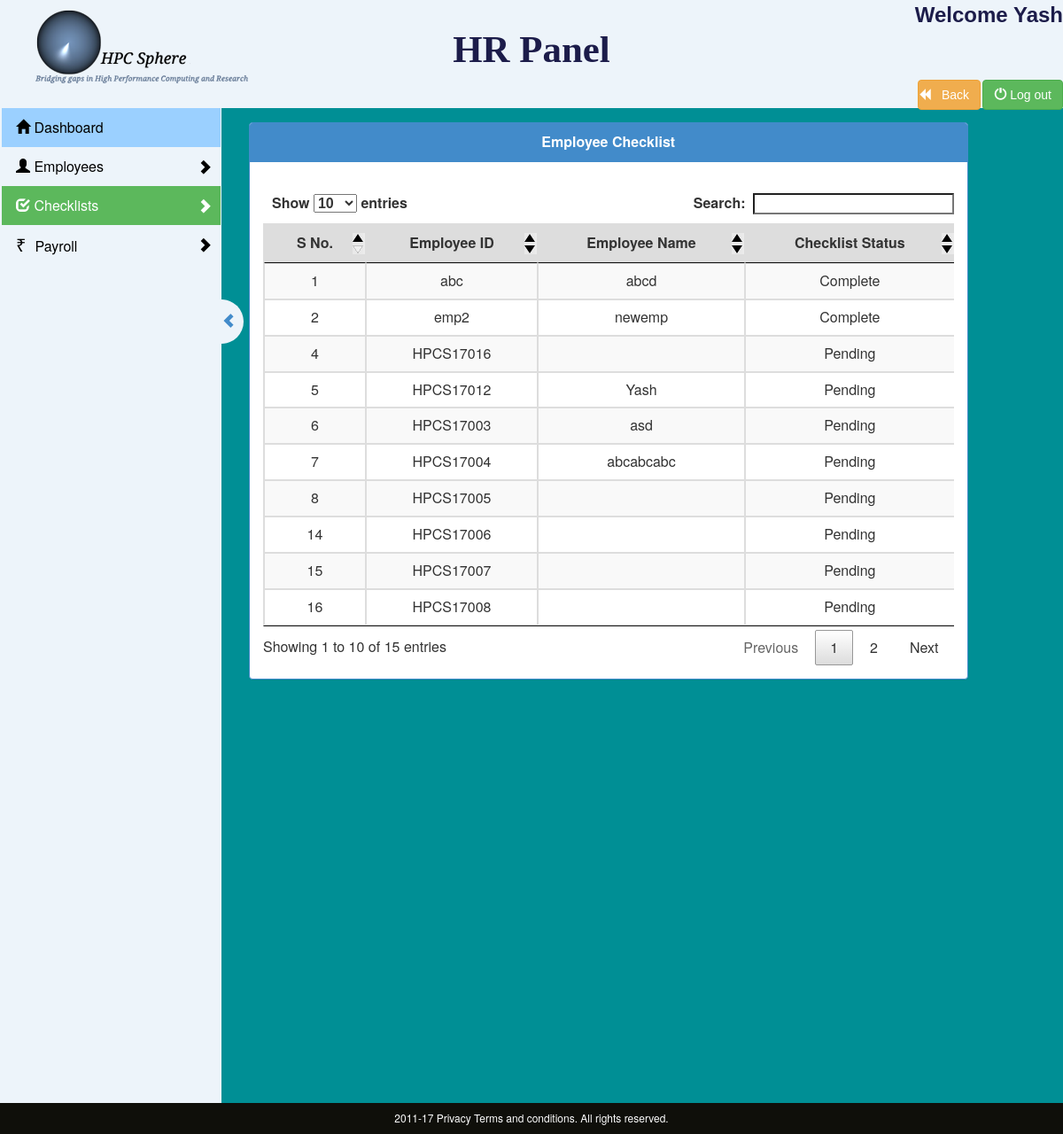
The app's page /php/checklist.php (signed in) with its own data.
### tables this page shows
CREATE TABLE `checklist` (
  `serialNo` int(100) NOT NULL,
  `EmployeeID` varchar(100) NOT NULL,
  `name` varchar(100) NOT NULL,
  `hpcs_email_ID` varchar(100) NOT NULL DEFAULT '0',
  `prepare_laptop` varchar(100) NOT NULL DEFAULT '0',
  `email_social` varchar(100) NOT NULL DEFAULT '0',
  `email_instructions` varchar(100) NOT NULL DEFAULT '0',
  `email_mlq4` varchar(100) NOT NULL DEFAULT '0',
  `email_teamsID` varchar(100) NOT NULL DEFAULT '0',
  `email_joiningProcess` varchar(100) NOT NULL DEFAULT '0',
  `GoogleDriveAccount` varchar(100) NOT NULL DEFAULT '0',
  `FillDetailsSheet` varchar(100) NOT NULL DEFAULT '0',
  `collectDocs` varchar(100) NOT NULL DEFAULT '0',
  `initialVerification` varchar(100) NOT NULL DEFAULT '0',
  `handOriginals` varchar(100) NOT NULL DEFAULT '0',
  `giveLaptop` varchar(100) NOT NULL DEFAULT '0',
  `giveNotebookPen` varchar(100) NOT NULL DEFAULT '0',
  `greetingCard` varchar(100) NOT NULL DEFAULT '0',
  `trainingSchedule` varchar(100) NOT NULL DEFAULT '0',
  `welcomeMeeting` varchar(100) NOT NULL DEFAULT '0',
  `welcomeEmail` varchar(100) NOT NULL DEFAULT '0',
  `skypeID` varchar(100) NOT NULL DEFAULT '0',
  `pingID` varchar(100) NOT NULL DEFAULT '0',
  `addInSkypeGroup` varchar(100) NOT NULL DEFAULT '0',
  `giveJoiningDocs` varchar(100) NOT NULL DEFAULT '0',
  `signOnDocs` varchar(100) NOT NULL DEFAULT '0',
  `performaSheet` varchar(100) NOT NULL DEFAULT '0',
  `verifyPersonalContact` varchar(100) NOT NULL DEFAULT '0',
  `createEmpFile` varchar(100) NOT NULL DEFAULT '0',
  `placeSignedDocs` varchar(100) NOT NULL DEFAULT '0',
  `addBankKotak` varchar(100) NOT NULL DEFAULT '0',
  `attendanceSheet` varchar(100) NOT NULL DEFAULT '0',
  `fillEmpDetailSheet` varchar(100) NOT NULL DEFAULT '0',
  `fillEmpSalarySheet` varchar(100) NOT NULL DEFAULT '0',
  `addBirthday` varchar(100) NOT NULL DEFAULT '0',
  `addMarriage` varchar(100) NOT NULL DEFAULT '0',
  `addOneYearCompletion` varchar(100) NOT NULL DEFAULT '0',
  `addOnePointFiveYear` varchar(100) NOT NULL DEFAULT '0',
  `probationCompletion` varchar(100) NOT NULL DEFAULT '0',
  `addInWhatsappGroup` varchar(100) NOT NULL DEFAULT '0',
  `verifyOriginals` varchar(100) NOT NULL DEFAULT '0',
  `returnDocsToEmp` varchar(100) NOT NULL DEFAULT '0',
  `EmpAddressInGMap` varchar(100) NOT NULL DEFAULT '0',
  `WordpressAccount` varchar(100) NOT NULL DEFAULT '0',
  `OCLsheet` varchar(100) NOT NULL DEFAULT '0',
  `salaryReview` varchar(100) NOT NULL DEFAULT '0',
  `checklistStatus` varchar(100) NOT NULL DEFAULT '0'
);

### php/checklist.php (the view, shortened to what this page needs)
<?php
 $conn = new mysqli(DB_HOSTNAME, DB_USERNAME, DB_PASSWORD, DB_DATABASE);
 $result = $conn->query("SELECT * FROM checklist;");
 if(!$result)
	 echo "NO LISTINGS IN TABLE";
 else{
echo "
	 <!DOCTYPE html>
<html lang='en'>
<head>
    <meta charset='UTF-8'>
    <title>Add New Employee</title>
    <meta http-equiv='X-UA-Compatible' content='IE=edge'>
    <meta name='viewport' content='width=device-width, initial-scale=1'>
    <![endif]-->
<style type='text/css'>
    .panel{
        top: 15px;
    }
	.panel-heading{
		width: 100%;
		text-align: center;
	}
	#panelBody{
		overflow-x: scroll;
	}
	th{
		background-color: #ddd;
	}
	body{
			background-color:#008F95;
		}
</style>
<script>
$(document).ready(function(){
    $('#myTable').DataTable();
});
</script>
</head>
<body id='body' >
<div class='container col-sm-11 '>
    <div class='panel panel-default  panel-primary' id='panel1'>
        <div class='panel-heading'><span class='heading2'><b>Employee&nbsp;Checklist</b></span></div>
        <div class='panel-body' >
		<div id='panelBody'>
            <div class='table-responsive' style='margin-top:10px'>
                <table class='table table-striped table-bordered' id='myTable'>
                    <thead>
                    <tr>
                        <th><center>S&nbsp;No.</center></th>
                        <th><center>Employee&nbsp;ID</center></th>
                        <th><center>Employee&nbsp;Name</center></th>
                        <th><center>Checklist&nbsp;Status</center></th>
                    </tr>
                    </thead>
                    <tbody>";
                    if($result->num_rows > 0){
				while($row = mysqli_fetch_array($result)){
					echo "<tr>
						<td><center>".$row['serialNo']."</center></td>
						<td><center>".$row['EmployeeID']."</center></td>
						<td><center>".$row['name']."</center></td>";
						if ($row['checklistStatus'])
							echo '<td><center>Complete</center></td>';
						else echo '<td><center><center>Pending</center></center></td>';
						echo "
                    </tr>";
					}
					}
                    echo "</tbody>
                </table>
            </div>";
        echo "</div>
		</div>
    </div>
</div>
</body>
</html>
";
 }
?>

### css/style.css (style rules this page uses)
body { background-color: #0a7e9c; }
.footer { background-color: #101010; color: #ffffff; text-align: center; height:30px; }
.WelcomeText { font-family:'arial'; font-size:1.5em; font-weight:bold; color:#1c1c4a; }
.PanelText { font-family:'Algerian', serif; font-size:2.68em; font-weight:bold; text-align:center; margin-right:50%; margin-left:33%; margin-top:25px; width:34%; color:#1c1c4a; }

### css/common.css (style rules this page uses)
body { background-color: #0a7e9c; }
.WelcomeText { font-family:'arial'; font-size:1.5em; font-weight:bold; color:#1c1c4a; }
.PanelText { position:absolute; font-family:'Algerian', serif; font-size:2.68em; font-weight:bold; text-align:center; margin-right:50%; margin-left:33%; margin-top:25px; width:34%; color:#1c1c4a; }

### css/addCustomer.css (style rules this page uses)
.glyphiconBack { left:-12px; }

### css/leave.css (style rules this page uses)
body { font-size: 160%; }
.footer { position: fixed; right: 0; bottom: 0; left: 0; margin: 0; width: 100%; height: 35px; background-color: black; text-align: center; color: white; }

### php/checklist.php (style rules this page uses)
.panel { top: 15px; }
.panel-heading { width: 100%; text-align: center; }
#panelBody { overflow-x: scroll; }
th { background-color: #ddd; }
body { background-color:#008F95; }

### records on screen
checklist: serialNo "1", EmployeeID "abc", name "abcd", checklistStatus "Complete"
checklist: serialNo "2", EmployeeID "emp2", name "newemp", checklistStatus "Complete"
checklist: serialNo "6", EmployeeID "HPCS17003", name "asd", checklistStatus "Pending"
checklist: serialNo "7", EmployeeID "HPCS17004", name "abcabcabc", checklistStatus "Pending"
checklist: serialNo "8", EmployeeID "HPCS17005", checklistStatus "Pending"
checklist: serialNo "14", EmployeeID "HPCS17006", checklistStatus "Pending"
checklist: serialNo "15", EmployeeID "HPCS17007", checklistStatus "Pending"
checklist: serialNo "16", EmployeeID "HPCS17008", checklistStatus "Pending"
checklist: serialNo "5", EmployeeID "HPCS17012", name "Yash", checklistStatus "Pending"
checklist: serialNo "4", EmployeeID "HPCS17016", checklistStatus "Pending"
